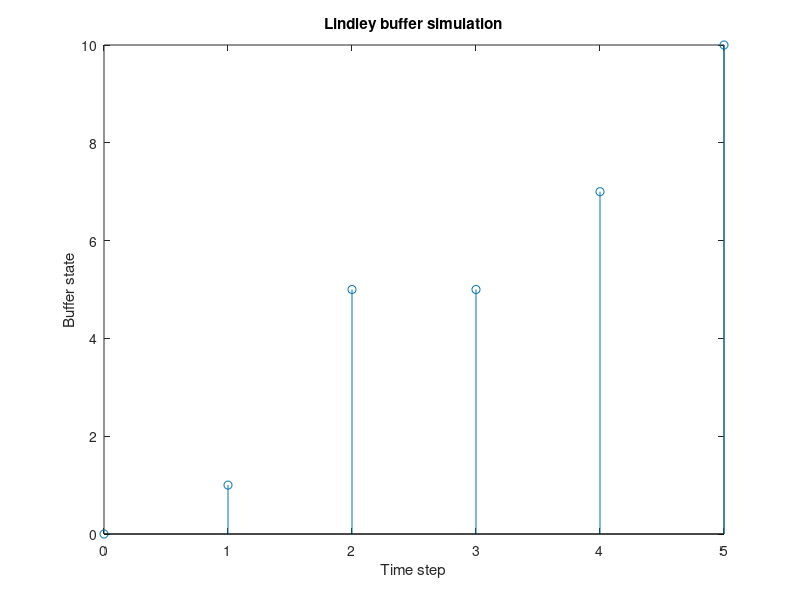

This figure's MATLAB source:
% Parameters
c = 1; % kapacita
a = [2 5 1 3 4]; % prichadzajuce pakety
T = length(a); % čas

% Initialize the buffer
q = zeros(1, T+1); % vynulovanie
q(1) = 0; % inicializacia

% Simulacia buffra
for t = 1:T
    q(t+1) = max(q(t) + a(t) - c, 0);
end

figure;
stem(0:T, q);
xlabel('Time step');
ylabel('Buffer state');
title('Lindley buffer simulation');
